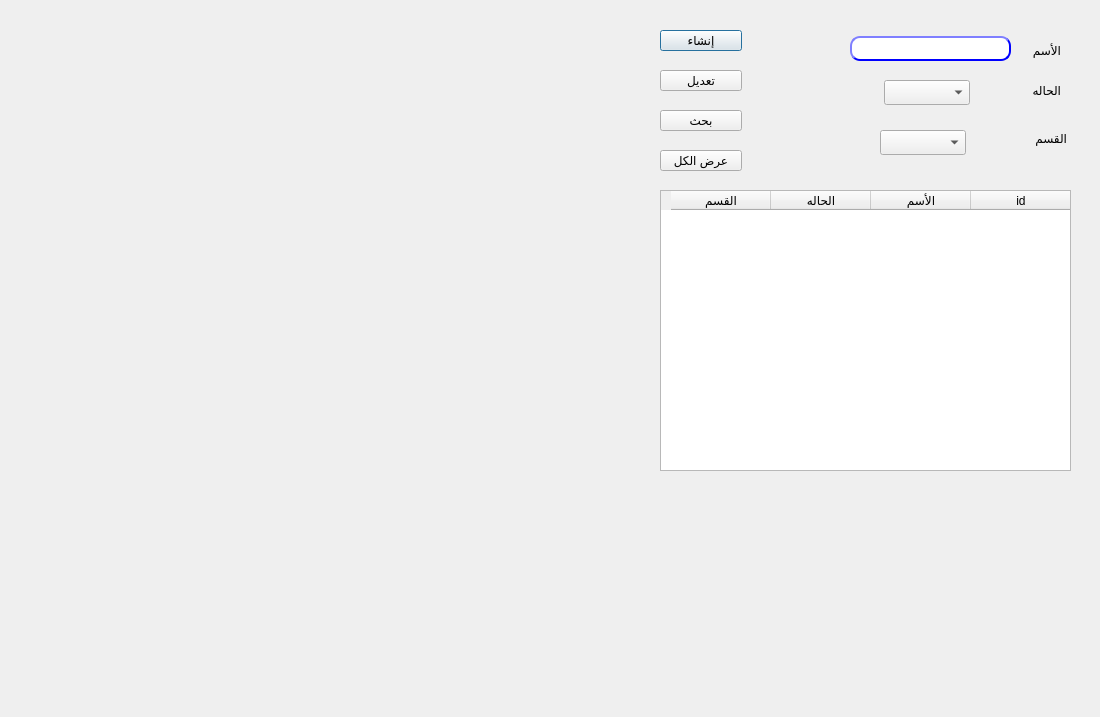
<?xml version="1.0" encoding="UTF-8"?>
<ui version="4.0">
 <class>CustomerGP</class>
 <widget class="QDialog" name="CustomerGP">
  <property name="geometry">
   <rect>
    <x>0</x>
    <y>0</y>
    <width>1100</width>
    <height>717</height>
   </rect>
  </property>
  <property name="minimumSize">
   <size>
    <width>1100</width>
    <height>717</height>
   </size>
  </property>
  <property name="maximumSize">
   <size>
    <width>1100</width>
    <height>717</height>
   </size>
  </property>
  <property name="windowTitle">
   <string>الشركات</string>
  </property>
  <widget class="QLabel" name="desc">
   <property name="geometry">
    <rect>
     <x>980</x>
     <y>40</y>
     <width>81</width>
     <height>21</height>
    </rect>
   </property>
   <property name="text">
    <string>الأسم</string>
   </property>
  </widget>
  <widget class="QLabel" name="label_2">
   <property name="geometry">
    <rect>
     <x>1000</x>
     <y>80</y>
     <width>61</width>
     <height>20</height>
    </rect>
   </property>
   <property name="text">
    <string>الحاله</string>
   </property>
  </widget>
  <widget class="QComboBox" name="CMB_status">
   <property name="geometry">
    <rect>
     <x>884</x>
     <y>80</y>
     <width>86</width>
     <height>25</height>
    </rect>
   </property>
  </widget>
  <widget class="QPushButton" name="BTN_create">
   <property name="geometry">
    <rect>
     <x>660</x>
     <y>30</y>
     <width>82</width>
     <height>21</height>
    </rect>
   </property>
   <property name="styleSheet">
    <string notr="true"/>
   </property>
   <property name="text">
    <string>إنشاء</string>
   </property>
  </widget>
  <widget class="QLineEdit" name="LE_desc">
   <property name="geometry">
    <rect>
     <x>850</x>
     <y>36</y>
     <width>161</width>
     <height>25</height>
    </rect>
   </property>
   <property name="styleSheet">
    <string notr="true">QLineEdit{
                                        background-color: white;
                                        border-style: outset;
                                        border-width: 2px;
                                        border-radius: 10px;
                                        border-color: blue;
                                        min-width: 6em;
                                        }
                                        QLineEdit:hover {
                                        background: qradialgradient(
                                        cx: 0.3, cy: -0.4, fx: 0.3, fy: -0.4,
                                        radius: 1.35, stop: 0 #fff, stop: 1 #bbb
                                        );
                                        }
                                       QLineEdit:pressed {
                                        border-style: inset;
                                        background: qradialgradient(
                                        cx: 0.4, cy: -0.1, fx: 0.4, fy: -0.1,
                                        radius: 1.35, stop: 0 #fff, stop: 1 #ddd
                                        );
                                        }
                                    </string>
   </property>
   <property name="maxLength">
    <number>50</number>
   </property>
  </widget>
  <widget class="QTableWidget" name="Qtable">
   <property name="geometry">
    <rect>
     <x>660</x>
     <y>190</y>
     <width>411</width>
     <height>281</height>
    </rect>
   </property>
   <property name="layoutDirection">
    <enum>Qt::RightToLeft</enum>
   </property>
   <column>
    <property name="text">
     <string>id</string>
    </property>
   </column>
   <column>
    <property name="text">
     <string>الأسم</string>
    </property>
   </column>
   <column>
    <property name="text">
     <string>الحاله</string>
    </property>
   </column>
   <column>
    <property name="text">
     <string>القسم</string>
    </property>
   </column>
  </widget>
  <widget class="QPushButton" name="BTN_modify">
   <property name="geometry">
    <rect>
     <x>660</x>
     <y>70</y>
     <width>82</width>
     <height>21</height>
    </rect>
   </property>
   <property name="styleSheet">
    <string notr="true"/>
   </property>
   <property name="text">
    <string>تعديل</string>
   </property>
  </widget>
  <widget class="QPushButton" name="BTN_search">
   <property name="geometry">
    <rect>
     <x>660</x>
     <y>110</y>
     <width>82</width>
     <height>21</height>
    </rect>
   </property>
   <property name="styleSheet">
    <string notr="true"/>
   </property>
   <property name="text">
    <string>بحث</string>
   </property>
  </widget>
  <widget class="QLabel" name="LB_id">
   <property name="enabled">
    <bool>false</bool>
   </property>
   <property name="geometry">
    <rect>
     <x>780</x>
     <y>40</y>
     <width>31</width>
     <height>20</height>
    </rect>
   </property>
   <property name="text">
    <string/>
   </property>
  </widget>
  <widget class="QLabel" name="LB_status">
   <property name="enabled">
    <bool>false</bool>
   </property>
   <property name="geometry">
    <rect>
     <x>810</x>
     <y>80</y>
     <width>31</width>
     <height>21</height>
    </rect>
   </property>
   <property name="text">
    <string/>
   </property>
  </widget>
  <widget class="QPushButton" name="BTN_search_all">
   <property name="geometry">
    <rect>
     <x>660</x>
     <y>150</y>
     <width>82</width>
     <height>21</height>
    </rect>
   </property>
   <property name="styleSheet">
    <string notr="true"/>
   </property>
   <property name="text">
    <string>عرض الكل</string>
   </property>
  </widget>
  <widget class="QComboBox" name="CMB_section">
   <property name="geometry">
    <rect>
     <x>880</x>
     <y>130</y>
     <width>86</width>
     <height>25</height>
    </rect>
   </property>
  </widget>
  <widget class="QLabel" name="label_3">
   <property name="geometry">
    <rect>
     <x>1000</x>
     <y>130</y>
     <width>67</width>
     <height>17</height>
    </rect>
   </property>
   <property name="text">
    <string>القسم</string>
   </property>
  </widget>
 </widget>
 <resources/>
 <connections/>
</ui>
